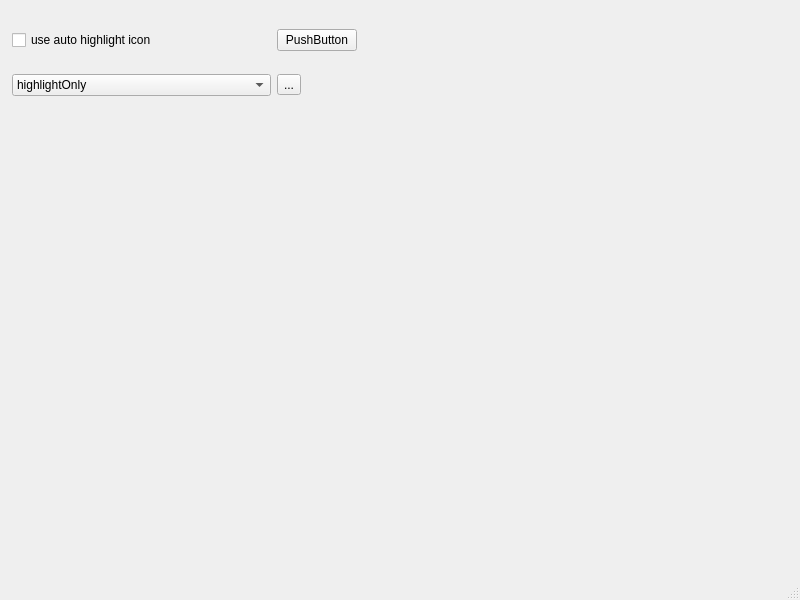
<?xml version="1.0" encoding="UTF-8"?>
<ui version="4.0">
 <class>MainWindow</class>
 <widget class="QMainWindow" name="MainWindow">
  <property name="geometry">
   <rect>
    <x>0</x>
    <y>0</y>
    <width>800</width>
    <height>600</height>
   </rect>
  </property>
  <property name="windowTitle">
   <string>MainWindow</string>
  </property>
  <widget class="QWidget" name="centralwidget">
   <widget class="QWidget" name="">
    <property name="geometry">
     <rect>
      <x>12</x>
      <y>12</y>
      <width>345</width>
      <height>101</height>
     </rect>
    </property>
    <layout class="QGridLayout" name="gridLayout">
     <item row="0" column="1">
      <widget class="QPushButton" name="pushButton">
       <property name="text">
        <string>PushButton</string>
       </property>
       <property name="icon">
        <iconset theme="window-close-symbolic">
         <normaloff>.</normaloff>.</iconset>
       </property>
       <property name="iconSize">
        <size>
         <width>36</width>
         <height>36</height>
        </size>
       </property>
      </widget>
     </item>
     <item row="0" column="0">
      <widget class="QCheckBox" name="checkBox">
       <property name="text">
        <string>use auto highlight icon</string>
       </property>
      </widget>
     </item>
     <item row="1" column="1">
      <widget class="QToolButton" name="toolButton">
       <property name="text">
        <string>...</string>
       </property>
       <property name="icon">
        <iconset theme="window-close-symbolic">
         <normaloff>.</normaloff>.</iconset>
       </property>
       <property name="iconSize">
        <size>
         <width>36</width>
         <height>36</height>
        </size>
       </property>
      </widget>
     </item>
     <item row="1" column="0">
      <widget class="QComboBox" name="comboBox">
       <item>
        <property name="text">
         <string>highlightOnly</string>
        </property>
       </item>
       <item>
        <property name="text">
         <string>bothDefaultAndHighlight</string>
        </property>
       </item>
      </widget>
     </item>
    </layout>
   </widget>
  </widget>
  <widget class="QMenuBar" name="menubar">
   <property name="geometry">
    <rect>
     <x>0</x>
     <y>0</y>
     <width>800</width>
     <height>36</height>
    </rect>
   </property>
  </widget>
  <widget class="QStatusBar" name="statusbar"/>
 </widget>
 <resources/>
 <connections/>
</ui>
